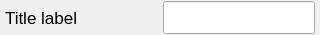
<?xml version="1.0" encoding="UTF-8"?>
<ui version="4.0">
 <class>text_value</class>
 <widget class="CardWidget" name="text_value">
  <property name="geometry">
   <rect>
    <x>0</x>
    <y>0</y>
    <width>320</width>
    <height>35</height>
   </rect>
  </property>
  <property name="minimumSize">
   <size>
    <width>0</width>
    <height>35</height>
   </size>
  </property>
  <property name="maximumSize">
   <size>
    <width>16777215</width>
    <height>35</height>
   </size>
  </property>
  <property name="windowTitle">
   <string>Form</string>
  </property>
  <layout class="QHBoxLayout" name="horizontalLayout">
   <property name="spacing">
    <number>5</number>
   </property>
   <property name="leftMargin">
    <number>5</number>
   </property>
   <property name="topMargin">
    <number>1</number>
   </property>
   <property name="rightMargin">
    <number>5</number>
   </property>
   <property name="bottomMargin">
    <number>1</number>
   </property>
   <item>
    <widget class="TitleLabel" name="tittle">
     <property name="minimumSize">
      <size>
       <width>0</width>
       <height>33</height>
      </size>
     </property>
     <property name="maximumSize">
      <size>
       <width>16777215</width>
       <height>33</height>
      </size>
     </property>
     <property name="font">
      <font>
       <family>Segoe UI</family>
       <pointsize>13</pointsize>
       <bold>false</bold>
      </font>
     </property>
     <property name="text">
      <string>Title label</string>
     </property>
    </widget>
   </item>
   <item>
    <widget class="LineEdit" name="value">
     <property name="sizePolicy">
      <sizepolicy hsizetype="Preferred" vsizetype="Preferred">
       <horstretch>0</horstretch>
       <verstretch>0</verstretch>
      </sizepolicy>
     </property>
    </widget>
   </item>
  </layout>
 </widget>
 <customwidgets>
  <customwidget>
   <class>CardWidget</class>
   <extends>QFrame</extends>
   <header>qfluentwidgets</header>
   <container>1</container>
  </customwidget>
  <customwidget>
   <class>TitleLabel</class>
   <extends>QLabel</extends>
   <header>qfluentwidgets</header>
  </customwidget>
  <customwidget>
   <class>LineEdit</class>
   <extends>QLineEdit</extends>
   <header>qfluentwidgets</header>
  </customwidget>
 </customwidgets>
 <resources/>
 <connections/>
</ui>
